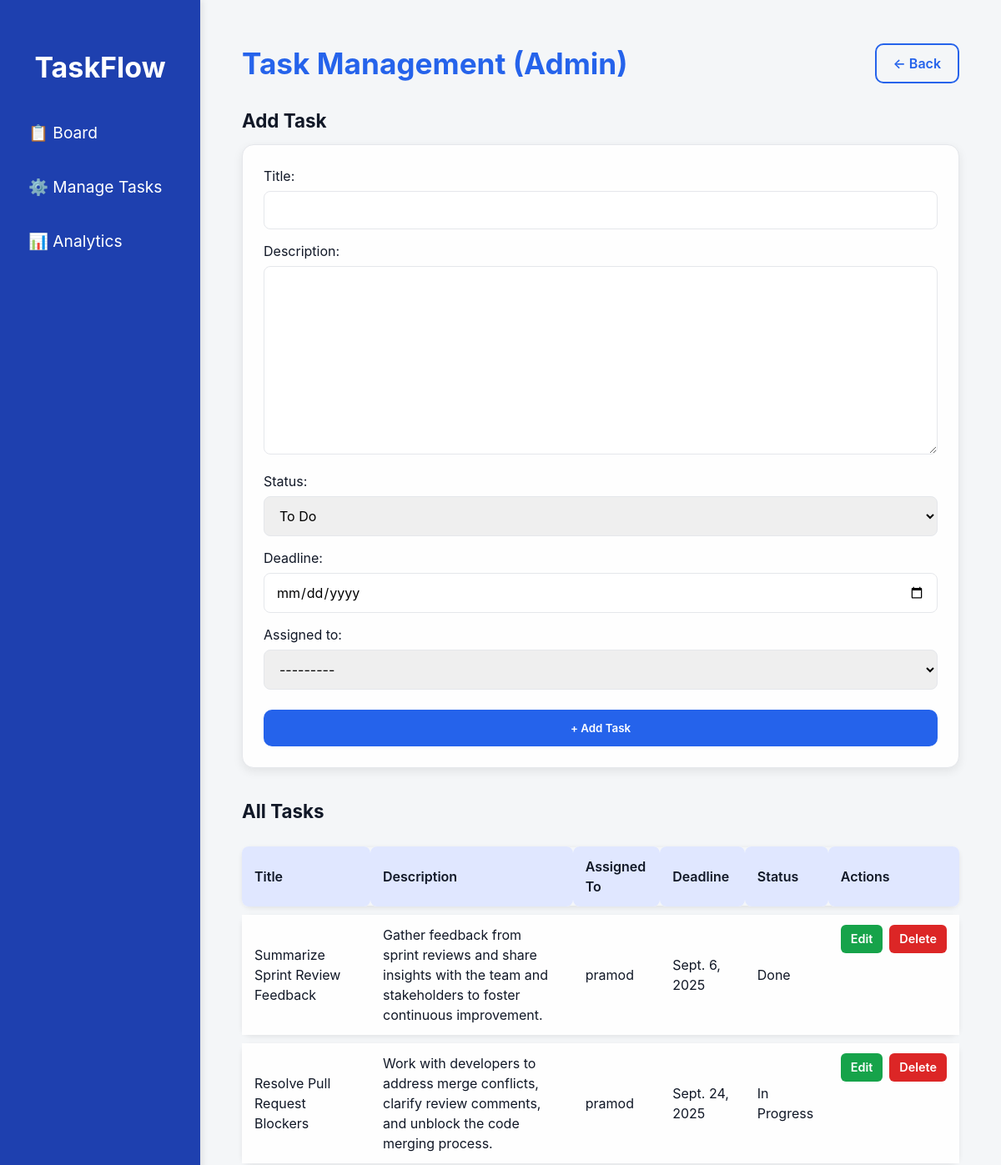
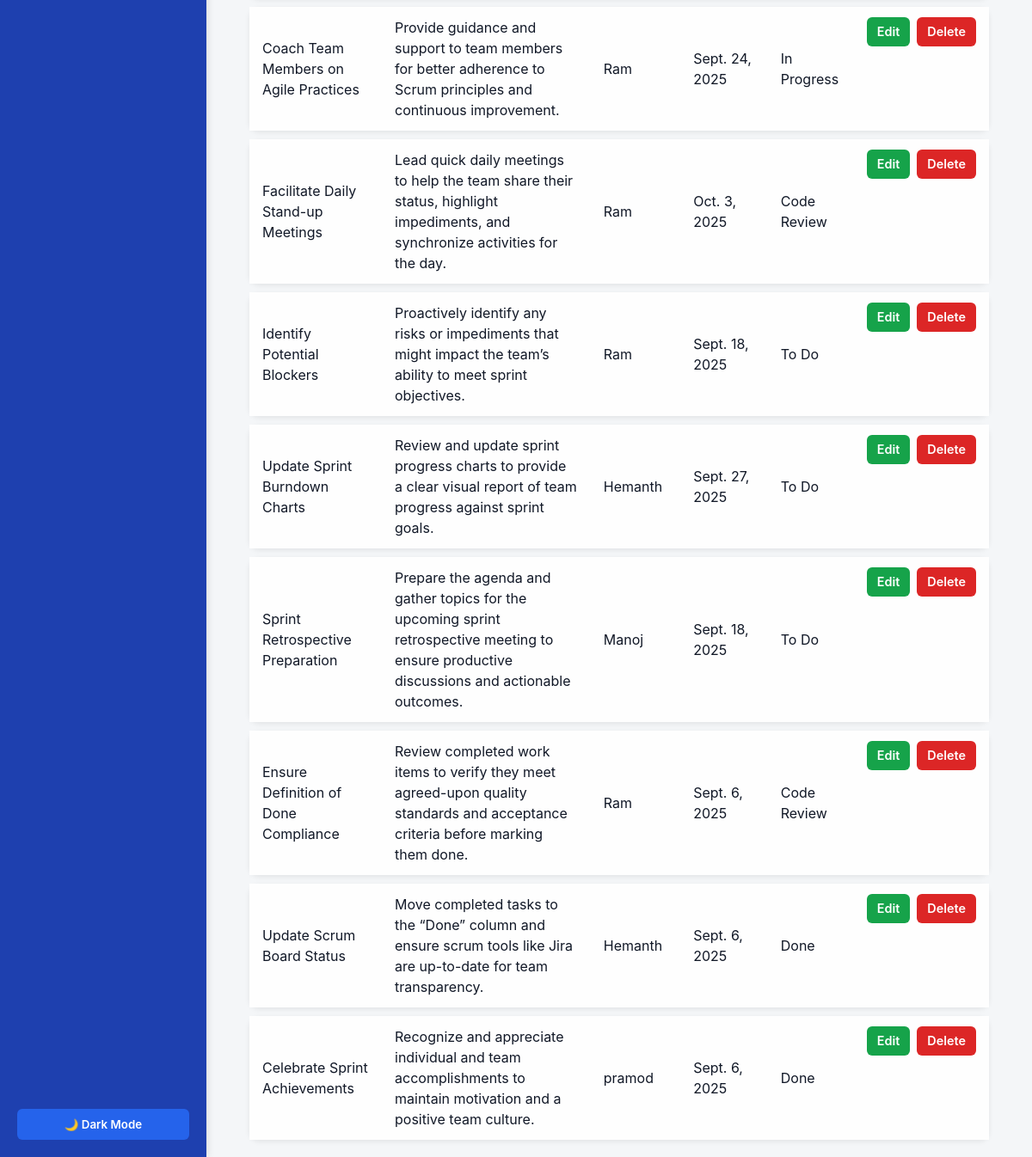
/tasks/, run on the app's committed database (2 pictures, top to bottom).
### Task_app/models.py (models this page shows, shortened)
class Task(models.Model):
    STATUS_CHOICES = [
        ("todo", "To Do"),
        ("in_progress", "In Progress"),
        ("code_review", "Code Review"),
        ("done", "Done"),
    ]
    title = models.CharField(max_length=200)
    description = models.TextField(blank=True, null=True)
    status = models.CharField(max_length=20, choices=STATUS_CHOICES, default="todo")
    created_at = models.DateTimeField(auto_now_add=True)
    assigned_to = models.CharField(max_length=200)
    deadline = models.DateField(null=True, blank=True)

### Task_app/views.py (the view)
# urls.py: path("tasks/", views.task_admin, name="task_admin"),  # Admin task manager
def task_admin(request):
    tasks = Task.objects.all().order_by("-created_at")
    if request.method == "POST":
        form = TaskForm(request.POST)
        if form.is_valid():
            form.save()
            return redirect("task_admin")
    else:
        form = TaskForm()
    return render(request, "Task_app/task_admin.html", {"form": form, "tasks": tasks})

### Task_app/forms.py
class TaskForm(forms.ModelForm):
    deadline = forms.DateField(
        widget=forms.DateInput(attrs={"type": "date"}),
        required=False
    )
    assigned_to = forms.ModelChoiceField(
        queryset=User.objects.all(),
        required=False
    )
    class Meta:
        model = Task
        fields = ["title", "description", "status", "deadline", "assigned_to"]

### templates/Task_app/task_admin.html (shortened to what this page needs)
{% extends 'base.html' %}
{% load static %}
{% block content %}
<div class="layout">
  <div class="main-content">
    <div class="top-bar">
      <h1>Task Management (Admin)</h1>
      <a href="{% url 'board' %}" class="back-button">← Back</a>
    </div>
    <h2>Add Task</h2>
    <form method="post" class="fade-in">
      {{ form.as_p }}
      <button type="submit">+ Add Task</button>
    </form>
    <h2>All Tasks</h2>
    <table class="fade-in">
      <tr>
        <th>Title</th>
        <th>Description</th>
        <th>Assigned To</th>
        <th>Deadline</th>
        <th>Status</th>
        <th>Actions</th>
      </tr>
      {% for task in tasks %}
        <tr>
          <td>{{ task.title }}</td>
          <td>{{ task.description }}</td>
          <td>{{ task.assigned_to }}</td>
          <td>{{ task.deadline }}</td>
          <td>{{ task.get_status_display }}</td>
          <td class="actions">
            <a href="{% url 'edit_task' task.pk %}">Edit</a>
            <a href="{% url 'delete_task' task.pk %}" class="delete-link">Delete</a>
          </td>
        </tr>
      {% empty %}
        <tr class="empty-row"><td colspan="6">No tasks</td></tr>
      {% endfor %}
    </table>
  </div>
</div>
{% endblock %}

### static/home.css (style rules this page uses)
:root { --bg: #f4f5f7; --sidebar-bg: #0747a6; --sidebar-text: #fff; --column-bg: #ebecf0; --task-bg: #fff; --task-text: #172b4d; --badge-yellow-bg: #fef3c7; --badge-yellow-text: #92400e; --badge-blue-bg: #bfdbfe; --badge-blue-text: #1e40af; --badge-purple-bg: #ddd6fe; --badge-purple-text: #5b21b6; --badge-red-bg: #fecaca; --badge-red-text: #991b1b; }
body { margin: 0; font-family: "Segoe UI", Tahoma, sans-serif; background: var(--bg); display: flex; height: 100vh; overflow: hidden; transition: background 0.3s; }
:root { --primary: #2563eb; --primary-hover: #1e40af; --success: #16a34a; --danger: #dc2626; --danger-hover: #b91c1c; --bg: #f4f6f8; --card-bg: #fefefe; --border: #e5e7eb; --text-dark: #111827; --text-muted: #6b7280; --shadow: rgba(0, 0, 0, 0.08); --sidebar-bg: #1e40af; --sidebar-text: #ffffff; }
* { margin: 0; padding: 0; box-sizing: border-box; font-family: "Inter", "Segoe UI", sans-serif; }
body { background: var(--bg); color: var(--text-dark); line-height: 1.5; height: 100vh; margin: 0; }
.layout { display: flex; height: 100vh; }
.main-content { flex: 1; padding: 30px; overflow-y: auto; background: var(--bg); }
.top-bar { display: flex; justify-content: space-between; align-items: center; margin-bottom: 25px; }
h1 { font-size: 2.2rem; color: var(--primary); }
h2 { margin: 25px 0 12px; font-size: 1.4rem; color: var(--text-dark); }
.back-button { display: inline-block; padding: 10px 20px; color: var(--primary); text-decoration: none; border: 2px solid var(--primary); border-radius: 10px; font-weight: 600; transition: all 0.2s ease-in-out; }
form { background: var(--card-bg); padding: 25px; border-radius: 14px; border: 1px solid var(--border); box-shadow: 0 4px 12px var(--shadow); margin-bottom: 35px; transition: transform 0.2s; }
form p { margin-bottom: 14px; }
form input, form textarea, form select { width: 100%; padding: 12px 14px; border: 1px solid var(--border); border-radius: 8px; margin-top: 6px; font-size: 1rem; transition: border 0.2s, box-shadow 0.2s; }
form button { background: var(--primary); color: #fff; border: none; padding: 14px; border-radius: 10px; cursor: pointer; font-weight: 600; transition: 0.3s; width: 100%; margin-top: 10px; }
table { width: 100%; border-collapse: separate; border-spacing: 0 10px; margin-top: 15px; }
table th, table td { padding: 12px 15px; text-align: left; }
table th { background: #e0e7ff; font-weight: 600; color: var(--text-dark); border-radius: 8px; }
table tr { background: var(--card-bg); border-radius: 12px; box-shadow: 0 2px 6px var(--shadow); transition: transform 0.2s, box-shadow 0.2s, background 0.3s; }
.actions { display: flex; gap: 8px; }
.actions a { text-decoration: none; font-size: 0.9rem; font-weight: 600; padding: 6px 12px; border-radius: 6px; transition: 0.2s; text-align: center; flex: 1; }
.actions a:first-child { background: var(--success); color: #fff; }
.actions a:last-child { background: var(--danger); color: #fff; }
.fade-in { animation: fadeIn 0.5s ease-in; }

### data on the page
Task: title "Summarize Sprint Review Feedback", description "Gather feedback from sprint reviews and share insights with the team and stakeholders to foster continuous improvement.", assigned_to "pramod", deadline "Sept. 6, 2025", status "Done"
Task: title "Resolve Pull Request Blockers", description "Work with developers to address merge conflicts, clarify review comments, and unblock the code merging process.", assigned_to "pramod", deadline "Sept. 24, 2025", status "In Progress"
Task: title "Coach Team Members on Agile Practices", description "Provide guidance and support to team members for better adherence to Scrum principles and continuous improvement.", assigned_to "Ram", deadline "Sept. 24, 2025", status "In Progress"
Task: title "Facilitate Daily Stand-up Meetings", description "Lead quick daily meetings to help the team share their status, highlight impediments, and synchronize activities for the day.", assigned_to "Ram", deadline "Oct. 3, 2025", status "Code Review"
Task: title "Identify Potential Blockers", description "Proactively identify any risks or impediments that might impact the team’s ability to meet sprint objectives.", assigned_to "Ram", deadline "Sept. 18, 2025", status "To Do"
Task: title "Update Sprint Burndown Charts", description "Review and update sprint progress charts to provide a clear visual report of team progress against sprint goals.", assigned_to "Hemanth", deadline "Sept. 27, 2025", status "To Do"
Task: title "Sprint Retrospective Preparation", description "Prepare the agenda and gather topics for the upcoming sprint retrospective meeting to ensure productive discussions and actionable outcomes.", assigned_to "Manoj", deadline "Sept. 18, 2025", status "To Do"
Task: title "Ensure Definition of Done Compliance", description "Review completed work items to verify they meet agreed-upon quality standards and acceptance criteria before marking them done.", assigned_to "Ram", deadline "Sept. 6, 2025", status "Code Review"
Task: title "Update Scrum Board Status", description "Move completed tasks to the “Done” column and ensure scrum tools like Jira are up-to-date for team transparency.", assigned_to "Hemanth", deadline "Sept. 6, 2025", status "Done"
Task: title "Celebrate Sprint Achievements", description "Recognize and appreciate individual and team accomplishments to maintain motivation and a positive team culture.", assigned_to "pramod", deadline "Sept. 6, 2025", status "Done"
